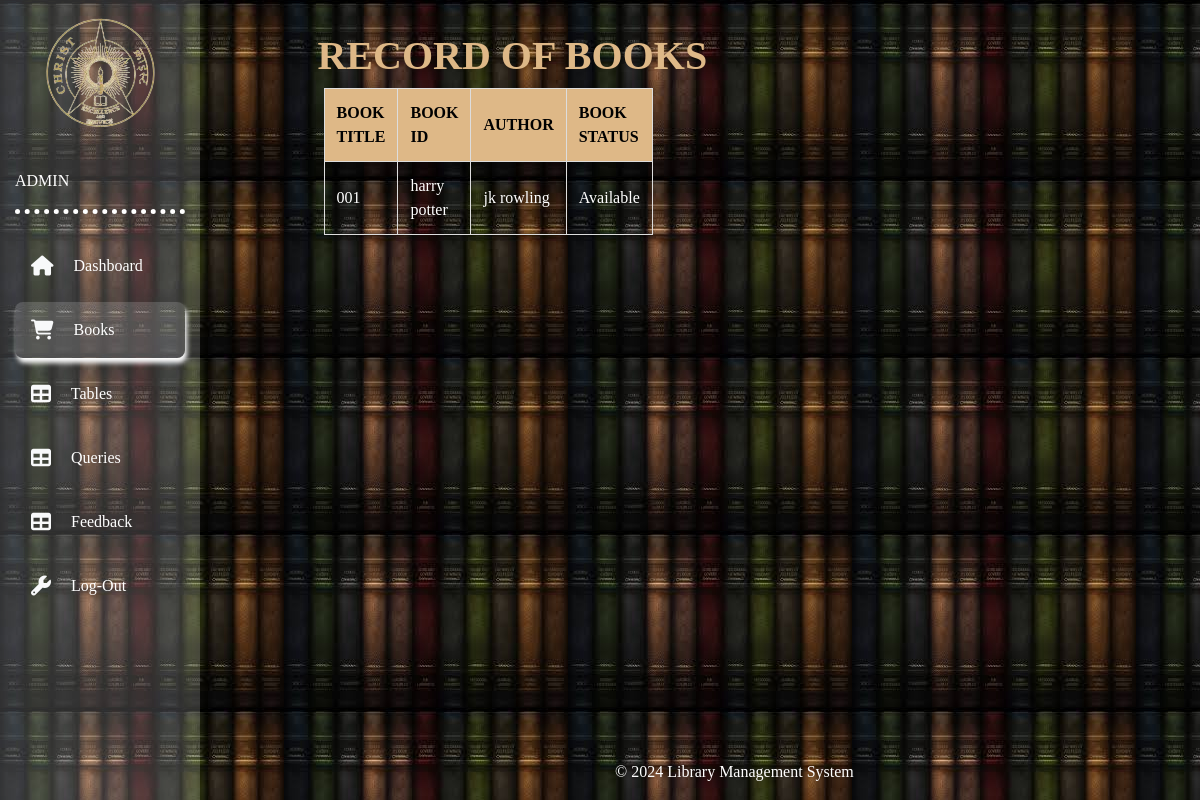
Page /adminbooks/ on the earlier database version.
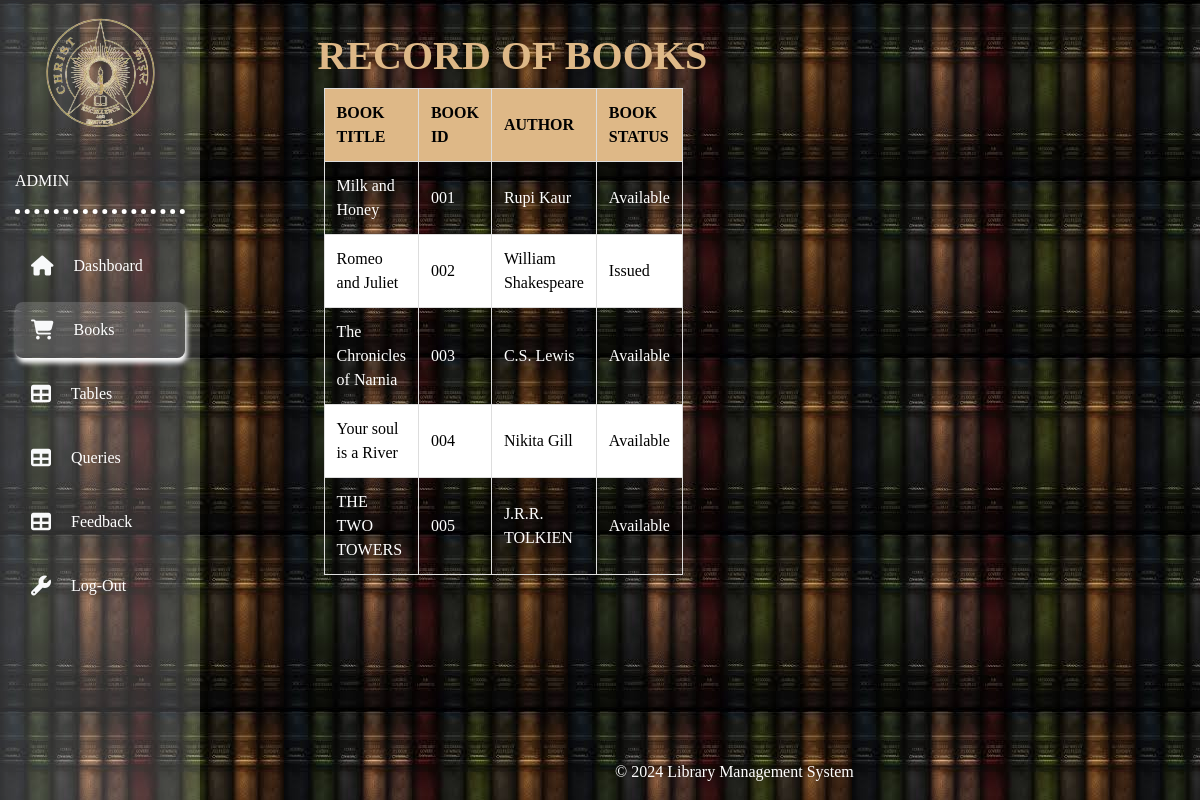
Same page on the later database version.
### librarian/models.py (models this page shows)
class books(models.Model):
    BookId= models.CharField(max_length=200)
    BookName=models.CharField(max_length=200)
    Author=models.CharField(max_length=200)
    BookStatus= models.CharField(max_length=200)

### librarian/views.py (the view)
# urls.py: path('adminbooks/',adminBooks,name='adminbooks'),
def adminBooks(request):
    bookk=books.objects.all()
    return render(request,'admin/admin_books.html',{'book':bookk})

### templates/admin/admin_books.html (shortened to what the changed rows need)
{% load static %}
<!doctype html>
<html lang="en">
<head>
    <link rel="stylesheet" href="https://cdnjs.cloudflare.com/ajax/libs/font-awesome/6.5.1/css/all.min.css" />
    <link rel="stylesheet" href="https://stackpath.bootstrapcdn.com/bootstrap/4.3.1/css/bootstrap.min.css"
>
    <link rel="stylesheet" href="{% static 'styles\user.css' %}">
</head>
<body style="background-image: url('/static/Images/image1.jpg'); font-family: 'Times New Roman', Times, serif;">
    <section>
        <div class="container-fluid">
            <div class="row mb-5">
                <div class="col-xl-12 col-lg-9 col-md-8 ml-auto">
                    <div class="row align-items-center" style="margin-left: 20%;">
                        <div class="col-xl-6 col-12 mb-4 mb-xl-0">
                            <h1><b style="color: burlywood; margin-left: 12%;">RECORD OF BOOKS</b></h1>
                            <div class="container">
                                <table>
                                    <thead>
                                        <tr>
                                            <th>BOOK TITLE</th>
                                            <th>BOOK ID</th>
                                            <th>AUTHOR</th>
                                            <th>BOOK STATUS</th>
                                        </tr>
                                    </thead>
                                    <tbody>
                                        <tr>
                                          {% for b in book %}
                                            <td>{{b.BookName}}</td>
                                            <td>{{b.BookId}}</td>
                                            <td>{{b.Author}}</td>
                                            <td>{{b.BookStatus}}</td>
                                        </tr>
                                        {% endfor %}
                                    </tbody>
                                </table>
                            </div>
                        </div>
                    </div>
                </div>
            </div>
    </section>
</body>
</html>

Differences in the rows shown:
changed books: BookName "001" → "Milk and Honey"; BookId "harry potter" → "001"; Author "jk rowling" → "Rupi Kaur"
added books: BookName "Romeo and Juliet", BookId "002", Author "William Shakespeare", BookStatus "Issued"
added books: BookName "The Chronicles of Narnia", BookId "003", Author "C.S. Lewis", BookStatus "Available"
added books: BookName "Your soul is a River", BookId "004", Author "Nikita Gill", BookStatus "Available"
added books: BookName "THE TWO TOWERS", BookId "005", Author "J.R.R. TOLKIEN", BookStatus "Available"
